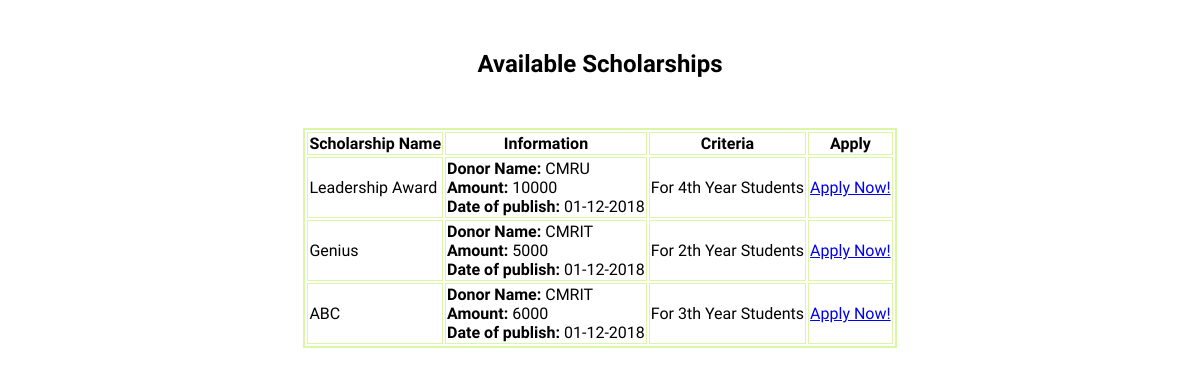
/viewscholarships.php (signed in), run on the app's committed database.
### tables this page shows
CREATE TABLE `scholarship` (
  `Sch_id` int(11) NOT NULL,
  `Sch_name` varchar(25) DEFAULT NULL,
  `Sch_year_eligibility` int(11) DEFAULT NULL,
  `Sch_AdminUnit` varchar(10) DEFAULT NULL,
  `Sch_Donor` varchar(20) DEFAULT NULL,
  `Sch_DonorEmail` varchar(50) DEFAULT NULL,
  `Sch_Amount` int(11) DEFAULT NULL,
  `active` int(11) DEFAULT NULL,
  `sch_time` timestamp NULL DEFAULT CURRENT_TIMESTAMP
);

### viewscholarships.php (the view, shortened to what this page needs)
<?php
	if(isset($_SESSION['user_id'])){
	$link = mysqli_connect("localhost", "root", "tdrocks", "sms");
	$sql = "SELECT * FROM scholarship";
	$result = mysqli_query($link,$sql);
	if($result->num_rows >0){
		echo "<center><h2 style=\"margin-top:50px;\">Available Scholarships</h2></center>";
		echo "<center><table style=\"border: 2px solid #DAF7A6; margin-top: 50px;\"><tr><th>Scholarship Name</th><th>Information</th><th>Criteria</th><th>Apply</th></tr>";
		while ($row = $result->fetch_assoc()) {
			$timestamp = strtotime($row["sch_time"]);
			$date = date('d-m-Y', $timestamp);
			if($row["active"] == 1){
				echo "<tr><td>".$row["Sch_name"]."</td><td><b>Donor Name:</b> ".$row["Sch_Donor"]."</br><b>Amount:</b> ".$row["Sch_Amount"]."</br><b>Date of publish:</b> ".$date."</td><td>For ".$row["Sch_year_eligibility"]."th Year Students</td><td><a href=\"apply.php?id=".$row['Sch_id']."\">Apply Now!</a></td></tr>";
			}
		}
		echo "</table></center>";
	}
	}
	else{
		header("Location: /SMS");
	}
?>
<!DOCTYPE html>
<html>
<head>
	<link rel="stylesheet" type="text/css" href="style.css">
</head>
<body>
</body>
</html>

### style.css (style rules this page uses)
body { margin:0px; padding:0px; font-family: 'Comfortaa', cursive; text-align:center; }

### viewscholarships.php (style rules this page uses)
td, th { border: solid 1px #DAF7A6; }

### data on the page
scholarship: Sch_name "Leadership Award", Sch_Donor "CMRU", Sch_Amount "10000", sch_time "01-12-2018", Sch_year_eligibility "4"
scholarship: Sch_name "Genius", Sch_Donor "CMRIT", Sch_Amount "5000", sch_time "01-12-2018", Sch_year_eligibility "2"
scholarship: Sch_name "ABC", Sch_Donor "CMRIT", Sch_Amount "6000", sch_time "01-12-2018", Sch_year_eligibility "3"
